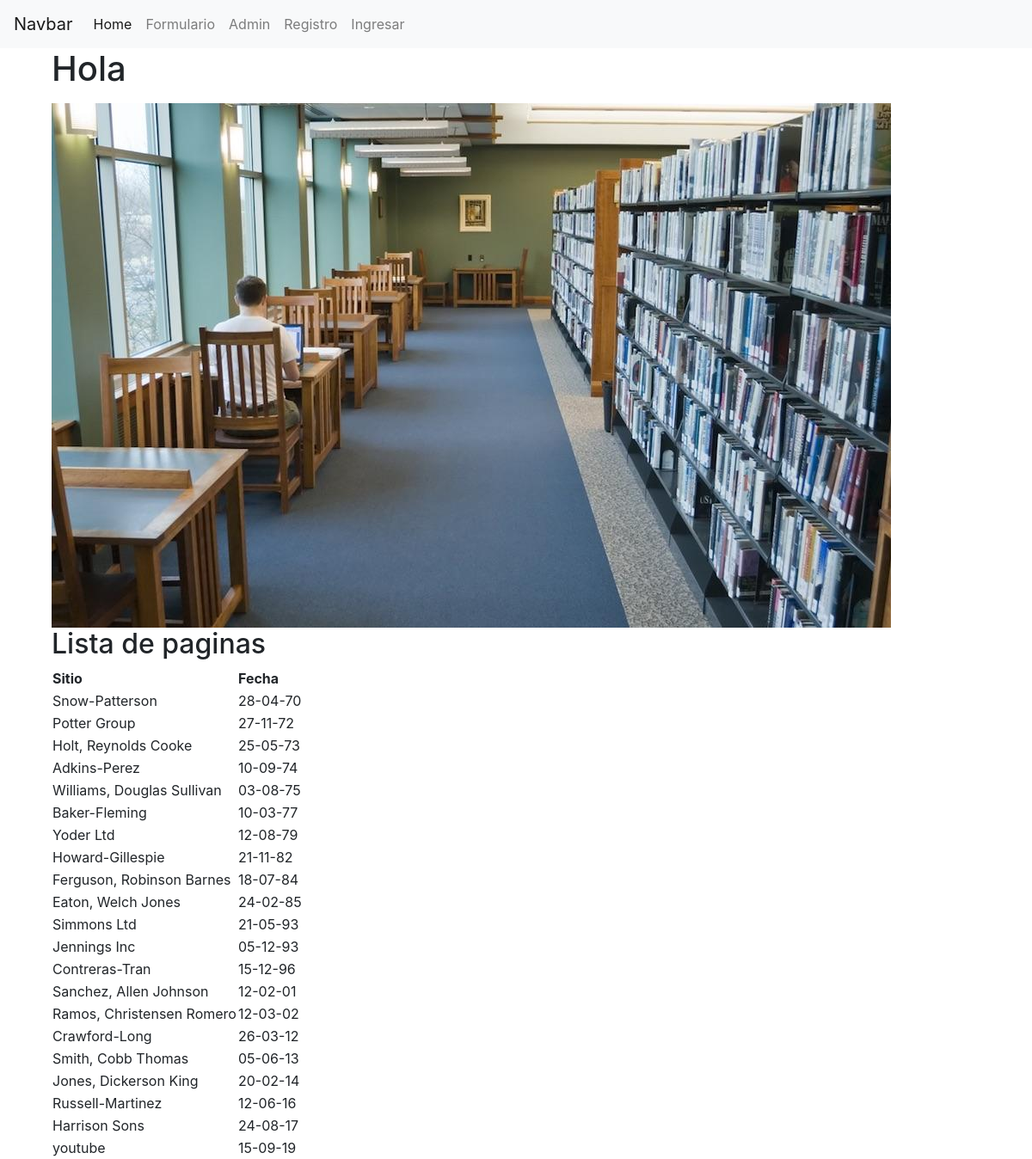
The page / on the database its author committed.
### app1/models.py (models this page shows, shortened)
class AccessRecord(models.Model):
    name = models.ForeignKey(Webpage, on_delete=models.CASCADE)
    date = models.DateField()

class Webpage(models.Model):
    topic = models.ForeignKey(Topic, on_delete=models.CASCADE)
    name = models.CharField(max_length=264, unique=True)
    url = models.CharField(max_length=264, unique=True)
    def __str__(self):
        return self.name

### app1/views.py (the view)
# urls.py: url(r'^$', views.index, name='index'),
def index(request):
    lista_paginas = AccessRecord.objects.order_by('date')
    dict_paginas = {'access_records': lista_paginas}
    return render(request, 'app1/index.html', context=dict_paginas)

### templates/app1/index.html (shortened to what this page needs)
<!DOCTYPE html>
{% extends 'app1/base.html' %}
    {% load staticfiles %}
    {% block body_block %}
        <div class="container">
            <h1>Hola</h1>
            <img src="{% static 'images/my_place_1.jpg' %}" alt="no funko">
            <div>
                <h2>Lista de paginas</h2>
                {% if access_records %}
                <table>
                    <thead>
                        <th>Sitio</th>
                        <th>Fecha</th>
                    </thead>
                    <tbody>
                        {% for data in access_records %}
                        <tr>
                            <td>{{ data.name|cut:'and' }}</td>
                            <td>{{ data.date|date:'d-m-y' }}</td>
                        </tr>
                        {% endfor %}
                    </tbody>
                </table>
                {% endif %}
            </div>
        </div>
    {% endblock %}

### templates/app1/base.html (shortened to what this page needs)
<!DOCTYPE html>
<html lang="en">
<head>
    <link rel="stylesheet" href="https://stackpath.bootstrapcdn.com/bootstrap/4.3.1/css/bootstrap.min.css">
</head>
<body>
    <nav class="navbar navbar-expand-lg navbar-light bg-light">
        <a class="navbar-brand" href="#">Navbar</a>
        <div class="collapse navbar-collapse" id="navbarNavAltMarkup">
            <div class="navbar-nav">
            <a class="nav-item nav-link active" href="{% url 'index' %}">Home <span class="sr-only">(current)</span></a>
            <a class="nav-item nav-link" href="{% url 'app1:formulario_1' %}">Formulario</a>
            <a class="nav-item nav-link" href="{% url 'admin:index' %}">Admin</a>
            <a class="nav-item nav-link" href="{% url 'app1:register' %}">Registro</a>
            {% if user.is_authenticated %}
                <a class="nav-item nav-link" href="{% url 'logout' %}">Desconectarse</a>
            {% else %}
                <a class="nav-item nav-link" href="{% url 'app1:user_login' %}">Ingresar</a>
            {% endif %}
            </div>
        </div>
    </nav>
    <div class="container">
        {% block body_block %}
        {% endblock %}
    </div>
</body>
</html>

### rows shown on the page
AccessRecord: name "Snow-Patterson", date "28-04-70"
AccessRecord: name "Potter Group", date "27-11-72"
AccessRecord: name "Holt, Reynolds Cooke", date "25-05-73"
AccessRecord: name "Adkins-Perez", date "10-09-74"
AccessRecord: name "Williams, Douglas Sullivan", date "03-08-75"
AccessRecord: name "Baker-Fleming", date "10-03-77"
AccessRecord: name "Yoder Ltd", date "12-08-79"
AccessRecord: name "Howard-Gillespie", date "21-11-82"
AccessRecord: name "Ferguson, Robinson Barnes", date "18-07-84"
AccessRecord: name "Eaton, Welch Jones", date "24-02-85"
AccessRecord: name "Simmons Ltd", date "21-05-93"
AccessRecord: name "Jennings Inc", date "05-12-93"
AccessRecord: name "Contreras-Tran", date "15-12-96"
AccessRecord: name "Sanchez, Allen Johnson", date "12-02-01"
AccessRecord: name "Ramos, Christensen Romero", date "12-03-02"
AccessRecord: name "Crawford-Long", date "26-03-12"
AccessRecord: name "Smith, Cobb Thomas", date "05-06-13"
AccessRecord: name "Jones, Dickerson King", date "20-02-14"
AccessRecord: name "Russell-Martinez", date "12-06-16"
AccessRecord: name "Harrison Sons", date "24-08-17"
AccessRecord: name "youtube", date "15-09-19"
